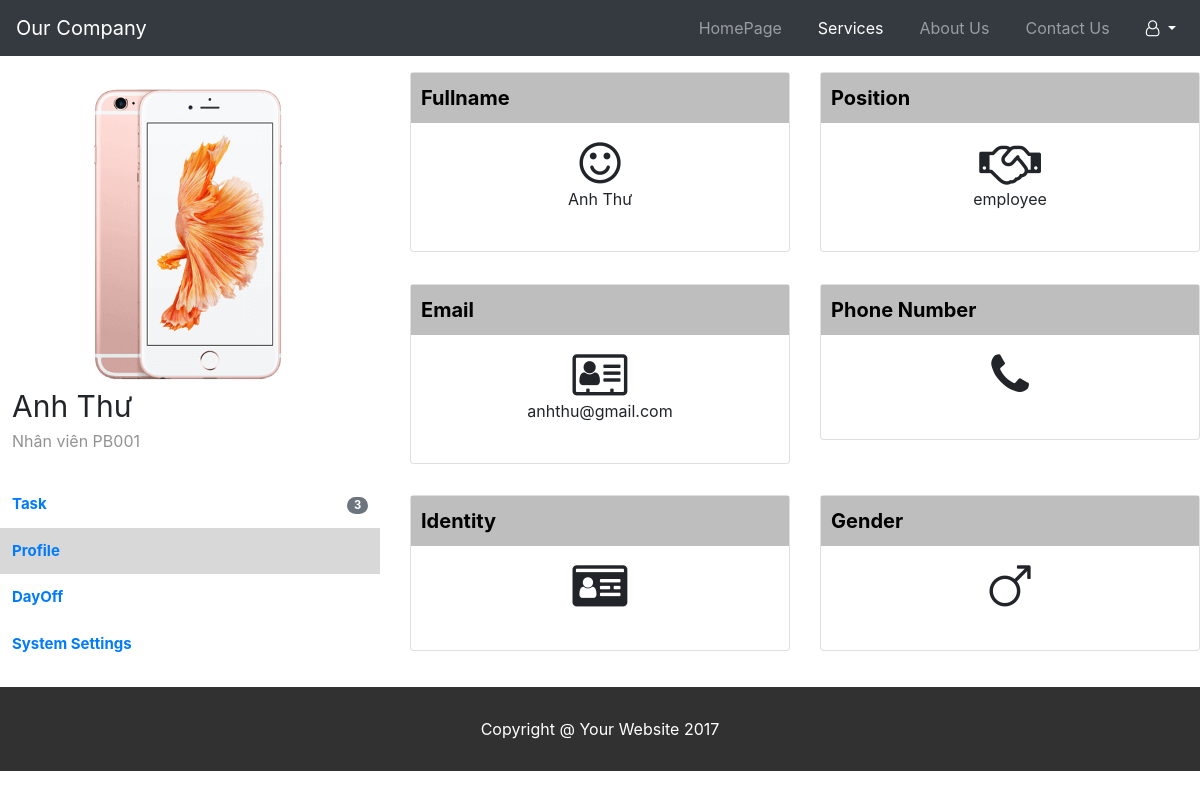
/nhanvien/hosonhanvien.php (signed in), run on the app's committed database.
### tables this page shows
CREATE TABLE `employee` (
  `idnv` varchar(50) NOT NULL,
  `name` varchar(255) NOT NULL,
  `username` varchar(255) DEFAULT NULL,
  `position` varchar(255) DEFAULT NULL,
  `department` varchar(255) DEFAULT NULL,
  `id_department` varchar(50) DEFAULT NULL,
  `email` varchar(255) DEFAULT NULL,
  `phone` varchar(255) DEFAULT NULL,
  `indentity` varchar(255) DEFAULT NULL,
  `gender` varchar(255) DEFAULT NULL,
  `image` varchar(255) DEFAULT NULL,
  `password` varchar(255) DEFAULT NULL,
  `role` varchar(50) DEFAULT NULL
);

### db.php (called while the page is built, shortened)
<?php
    function open_database() {
        $conn = new mysqli(HOST, USER, PASSWORD, DB);
        return $conn;
    }
	function get_employee_by_tentk($tentk){
        $conn = open_database();
		$sql = "SELECT * FROM employee WHERE username = ?";
		$stm = $conn->prepare($sql);
        $stm->bind_param('s', $tentk);
        if (!$stm->execute()){
            return array('code' => 1, 'message' => 'Không thể thực thi câu lệnh sql');
        }
		$result = $stm->get_result();
        $data = array();
        while($row = $result->fetch_assoc())
		{
            $data[] = $row;
        }
        return array('code'=>0, 'data'=>$data);
    }
    function count_task_employee($idnv){
        $sql = "SELECT count(*) FROM task where idnv=? and status IN('New', 'Waiting', 'In progress', 'Rejected') ";
        $conn = open_database();
        $stm = $conn->prepare($sql);
        $stm->bind_param('s', $idnv);
        if (!$stm->execute()){
            return array('code' => 1, 'message' => 'Không thể thực thi câu lệnh sql');
        }
        $result = $stm->get_result();
		$row = $result->fetch_assoc();
        return $row;
    }
?>

### nhanvien/hosonhanvien.php (the view, shortened to what this page needs)
<?php
	require_once('../db.php');
	$tentk = $_SESSION['user'];
	$result = get_employee_by_tentk($tentk);
	$data = $result['data'];
	foreach ($data as $item){
		$idnv = $item['idnv'];
		$name = $item['name'];
		$id_department = $item['id_department'];
		$image = $item['image'];
	}
	$count = count_task_employee($idnv);
	$count_task = $count['count(*)'];
?>
<!DOCTYPE html>
<html lang="en">
<head>
	<link rel="stylesheet" href="https://maxcdn.bootstrapcdn.com/bootstrap/4.5.2/css/bootstrap.min.css">
	<link rel="stylesheet" href="https://cdnjs.cloudflare.com/ajax/libs/font-awesome/4.7.0/css/font-awesome.min.css">
	<link rel="stylesheet" href="../style.css">
</head>
<body>
    <nav class="navbar navbar-expand-md bg-dark navbar-dark">
		<a class="navbar-brand" href="#">Our Company</a>
		<div class="collapse navbar-collapse" id="collapsibleNavbar">
			<ul class="navbar-nav ml-auto">
				<li class="nav-item">
					<a class="nav-link" href="tacvunhanvien.php">HomePage</a>
				</li>
				<li class="nav-item active">
					<a class="nav-link" href="#">Services</a>
				</li>
				<li class="nav-item">
					<a class="nav-link" href="about.html">About Us</a>
				</li>
				<li class="nav-item">
					<a class="nav-link" href="contact.html">Contact Us</a>
				</li>
				<li class="nav-item" style = "cursor: pointer;">
					<div class="dropdown">
						<a class="dropdown-toggle nav-link" id="dropdownMenuButton" data-toggle="dropdown" data-display="static" aria-haspopup="true" aria-expanded="false" style="color: white;">
							<span><i class="fa fa-user-o" aria-hidden="true"></i></span>
						</a>
					</div>
				</li>
			</ul>
		</div>
    </nav>
<?php
	$result = get_employee_by_tentk($tentk);
	$data = $result['data'];
	foreach ($data as $item){
		$name = $item['name'];
		$position = $item['position'];
		$id_department = $item['id_department'];
		$email = $item['email'];
		$image = $item['image'];
	}
?>
		<div class="row hosonhanvien">
			<div class="col-lg-4 col-md-12 left mt-3">
				<table cellpadding="10" cellspacing="10" class="table table-borderless" style="margin: auto;">
					<tbody>
						<tr>
							<td colspan="4">
								<div class="image-top">
									<img src="../images/<?=$image?>">
								</div>
								<div class="content-top">
									<p><?=$name?></p>
								</div>
								<div class="cv-top">
									<p>Nhân viên <?=$id_department?></p>
								</div>
							</td>
						</tr>
						<tr class="control" style="text-align: left; font-weight: bold; font-size: 15px">
							<td colspan="3">
								<a href="tacvunhanvien.php">Task</a>
							</td>
							<td class="text-right">
								<a href="">
									<span class="badge badge-pill badge-secondary"><?=$count_task?></span>
								</a>
							</td>
						</tr>
						<tr class="control" style="text-align: left; font-weight: bold; font-size: 15px; background-color: #D8D8D8">
							<td colspan="4">
								<a href="hosonhanvien.php">Profile</a>
							</td>
						</tr>
						<tr class="control" style="text-align: left; font-weight: bold; font-size: 15px">
							<td colspan="3">
								<a href="tinnhannhanvien.php">DayOff</a>
							</td>
							<td class="text-right">
							</td>
						</tr>
						<tr class="control" style="text-align: left; font-weight: bold; font-size: 15px">
							<td colspan="3">
								<a href="caidatnhanvien.php">System Settings</a>
							</td>
							<td class="text-right">
							</td>
						</tr>
					</tbody>
				</table>
			</div>
			<div class="col-lg-8 card-info profile">
				<div class="row">
					<div class="col-lg-6 col-md-6 col-sm-6 mt-3">
						<div class="card card-block">
							<div class="second-item">
								<p>Fullname</p>
							</div>
							<div class="mt-3 image-body">
								<i class="fa fa-smile-o" style="font-size:48px"></i>
							</div>
							<div class="content-body">
								<p><?=$name?></p>
							</div>
							<div class="card-body">
							</div>
						</div>
					</div>
					<div class="col-lg-6 col-md-6 col-sm-6 mt-3">
						<div class="card card-block">
							<div class="second-item">
								<p>Position</p>
							</div>
							<div class="mt-3 image-body">
								<i class="fa fa-handshake-o" style="font-size:48px"></i>
							</div>
							<div class="content-body">
								<p><?=$position?></p>
							</div>
							<div class="card-body">
							</div>
						</div>
					</div>
					<div class="col-lg-6 col-md-6 col-sm-6 mt-3">
						<div class="card card-block">
							<div class="second-item">
								<p>Email</p>
							</div>
							<div class="mt-3 image-body">
								<i class="fa fa-address-card-o" style="font-size:48px"></i>
							</div>
							<div class="content-body">
								<p><?=$email?></p>
							</div>
							<div class="card-body">
							</div>
						</div>
					</div>
					<div class="col-lg-6 col-md-6 col-sm-6 mt-3">
						<div class="card card-block">
							<div class="second-item">
								<p>Phone Number</p>
							</div>
							<div class="mt-3 image-body">
								<i class="fa fa-phone" style="font-size:48px"></i>
							</div>
							<div class="card-body">
							</div>
						</div>
					</div>
					<div class="col-lg-6 col-md-6 col-sm-6 mt-3">
						<div class="card card-block">
							<div class="second-item">
								<p>Identity</p>
							</div>
							<div class="mt-3 image-body">
								<i class="fa fa-id-card" style="font-size:48px"></i>
							</div>
							<div class="card-body">
							</div>
						</div>
					</div>
					<div class="col-lg-6 col-md-6 col-sm-6 mt-3">
						<div class="card card-block">
							<div class="second-item">
								<p>Gender</p>
							</div>
							<div class="mt-3 image-body">
								<i class="fa fa-mars" style="font-size:48px"></i>
							</div>
							<div class="card-body">
							</div>
						</div>
					</div>
				</div>
			</div>
		</div>
    <p class="footer-text">Copyright @ Your Website 2017</p>
</body>
</html>

### style.css (style rules this page uses)
* { box-sizing: border-box; }
.card-body { display: flex; justify-content: right; }
.card-info { display: flex; justify-content: center; background-color: white; }
.card-block { margin-left: 0px; }
.content-body { display: flex; justify-content: center; align-items: center; }
.content-body p { margin-bottom: 0; }
.image-body { display: flex; justify-content: center; }
.content-top { display: flex; justify-content: left; align-items: left; font-size: 30px; }
.content-top p { margin-bottom: 0; }
.image-top { display: flex; justify-content: center; height: 300px; }
.cv-top { display: flex; justify-content: left; color:rgba(143, 142, 142, 0.959) }
.profile .second-item { background-color: #bebebe; height: 50px; }
.profile .second-item p { color: black; font-weight: bold; margin-left: 10px; margin-top: 10px; font-size: 20px; }
.caidatnhanvien td img, .tinnhannhanvien td img, .tacvunhanvien td img, .hosonhanvien td img { max-height: none; }
.second-item { background-color: white; }
.footer-text { background-color: rgba(0, 0, 0, 0.808); color: white; text-align: center; padding: 30px; margin-top: 20px; }
table { width: 100%; text-align: center; }
td { padding: 10px; }
a { text-decoration: none; }
td img { max-height: 100px; }
.nav-item { margin-left: 20px; }
body { min-height: 100vh; }

### data on the page
employee: image (picture), name "Anh Thư", id_department "PB001", position "employee", email "anhthu@gmail.com"

### other printed values
$count_task "3"
